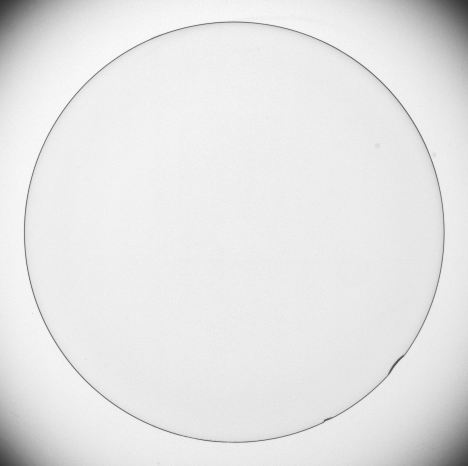
#> input picture contact_lens.tif, 468 x 466 px
$ jupyter execute D_ENG_21_0073_EE_a02.ipynb
#> lines starting #> are read from the running program, lines starting #| are printed output that depends on the picture; after the words box and inside, x2 and y2 are one past the last pixel; in counts of white or black regions, pixels touching at a corner belong together
                                                                         ET3112- Image Processing
                                                                      Assignment 2 - Spatial Filtering

Name - K.V.Wickramanayake
Index No - D/ENG/21/0073/EE
GitHub link - https://github.com/KisajaW/Assignment2.git

Question 01

[cell 1]
import cv2 as cv
import numpy as np
import matplotlib.pyplot as plt

img = cv.imread('contact_lens.tif', cv.IMREAD_REDUCED_GRAYSCALE_2)
#> img is the input picture: shape (466, 468); min 51, max 250, mean 229.6
assert img is not None

# vertical gradient fx using the Sobel kernel
sobel_v = np.array([[-1,-2,-1],[0,0,0],[1,2,1]], np.float32)
img_x = cv.filter2D(img.astype('float'), -1,sobel_v)
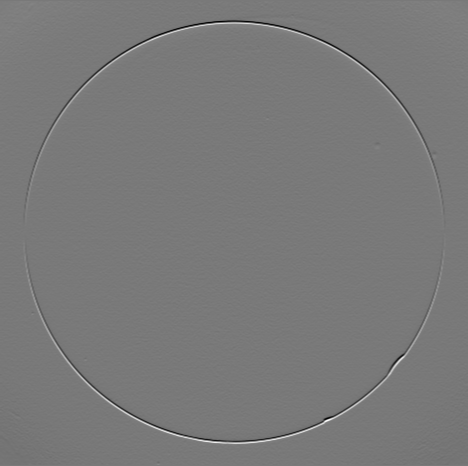
#> img_x: shape (466, 468) float64; min -480, max 527, mean 0; drawn with min black and max white
img_x = cv.normalize(img_x.astype('float'), None, 0, 255.0, cv.NORM_MINMAX)

# horizontal gradient fy using the Sobel kernel
sobel_h = np.array([[-1,0,1],[0,0,0],[1,2,1]], np.float32)
img_y = cv.filter2D(img.astype('float'),-1, sobel_h)
img_y = cv.normalize(img_y.astype('float'),None,0,255.0,cv.NORM_MINMAX)

# Gradient magnitude |fx|+|fy|
img1= cv.addWeighted(np.absolute(img_x),1,np.absolute(img_y),1,0)
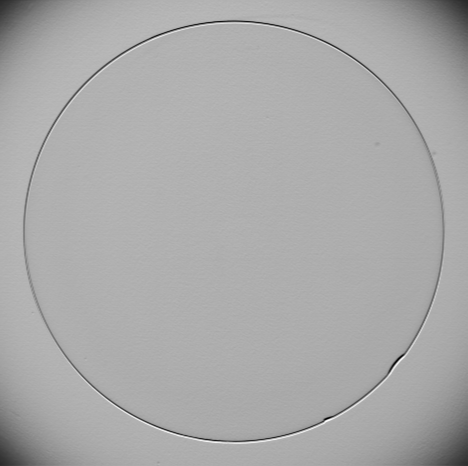
#> img1: shape (466, 468) float64; min 52.91, max 472.9, mean 332.8; drawn with min black and max white

#Plotting the results
fg,ax = plt.subplots(1,3,figsize = (10,5))
ax[0].imshow(img_x, cmap='gray')
ax[0].set_title("Vertical Gradient fx")
ax[1].imshow(img_y, cmap='gray')
ax[1].set_title("Horizontal Gradient fy")
ax[2].imshow(img1, cmap='gray')
ax[2].set_title("Gradient Magnitude")
plt.show()

# Applying Gaussian blur to reduce noise
blur = cv.GaussianBlur(img, (5, 5), 0)
# Applying Canny edge detection to detect the edges of the circular object
edges = cv.Canny(blur, 50, 150)
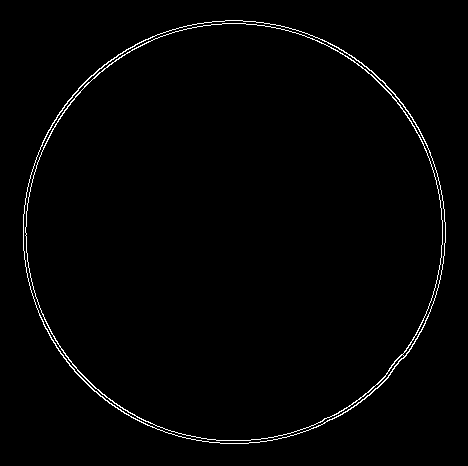
#> edges: shape (466, 468); 1.4% white in thin lines or dots, all inside (x1, y1, x2, y2) = (23, 20, 446, 444)
# Finding the coordinates of the non-zero pixels in the edge image
y_coords, x_coords = np.where(edges != 0)
#> y_coords = 3023 values from 20 to 443; x_coords = 3023 values, max 445 at index 1471, min 23 at index 1436, mean 233.5
# Finding the center of the circular object as the mean of the pixel coordinates
cX = int(np.mean(x_coords))
#> cX = 233
cY = int(np.mean(y_coords))
#> cY = 231
print("Center Coordinates :", "(",cX, "," ,cY,")")
#| Center Coordinates : ( 233 , 231 )
# Calculating the distances of each edge pixel to the center
distances = np.sqrt((x_coords - cX)**2 + (y_coords - cY)**2)
#> distances = 3023 values, max 213.1 at index 2484, min 206.6 at index 926, mean 209.9
# Calculating the diameter of the circular object as twice the maximum distance
diameter = int(2 * np.max(distances))
#> diameter = 426
# Drawing the center and diameter on the original image
cv.circle(img, (cX, cY), 5, (0, 0, 255), -1)
#> img: shape (466, 468); 0.04% of pixels changed, all inside (x1, y1, x2, y2) = (228, 226, 239, 237)
cv.circle(img, (cX, cY), diameter // 2, (0, 255, 0), 2)
cv.putText(img, f"Diameter: {diameter}", (10, 30), cv.FONT_HERSHEY_SIMPLEX, 0.6, (0, 0, 255), 2)
#Result
plt.imshow(cv.cvtColor(img, cv.COLOR_BGR2RGB))
plt.axis('off')
plt.show()

Question 02

[cell 2]
import cv2 as cv
import numpy as np
import matplotlib.pyplot as plt
from mpl_toolkits.mplot3d import Axes3D
from matplotlib import cm
from matplotlib.ticker import LinearLocator, FormatStrFormatter

#Defining the variable regions
y, x = np.arange(-3, 3.1, 0.1), np.arange(-3, 3.1, 0.1)
Y, X = np.meshgrid(x,y)
Z=np.zeros_like(X)
sigma = 1.
#3D Gaussian Kernel
g = 1.0 / (2.0 * np.pi * sigma**2) * np.exp(-(X**2 + Y**2 + Z**2) / (2.0 * sigma**2))

#Derivatives of 3D Gaussian Kernel
g_x = (-X/sigma**2)*g
g_y = (-Y/sigma**2)*g

#Plotting the Kernals
fig = plt.figure(figsize=(12,4))
ax1 = fig.add_subplot(131, projection = '3d')
ax1.set_title("dg/dx")
ax1.plot_surface(X,Y,g_x, cmap='coolwarm')
ax2 = fig.add_subplot(132, projection = '3d')
ax2.set_title("dg/dy")
ax2.plot_surface(X,Y,g_y, cmap='coolwarm')
plt.show()

Question 03

[cell 3]
import numpy as np
import cv2 as cv
from scipy import ndimage
import matplotlib.pyplot as plt

img = cv.imread('zebrahead.jpg', cv.IMREAD_GRAYSCALE)
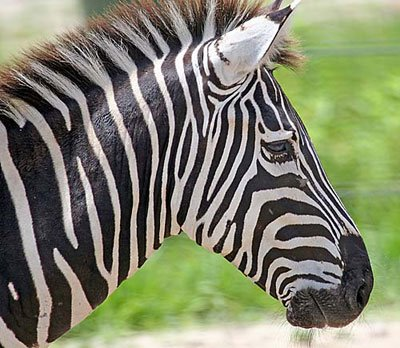
#> input picture zebrahead.jpg, 400 x 348 px
#> img: shape (348, 400); min 0, max 255, mean 126.8

sigma = 1
#Gaussian kernel and its derivatives
g = np.zeros((5*sigma, 5*sigma))
for i in range(5*sigma):
    for j in range(5*sigma):
        x = i - 2*sigma
        y = j - 2*sigma
        g[i, j] = 1/(2*np.pi*sigma**2) * np.exp(-(x**2+y**2)/(2*sigma**2))
g_x = ndimage.convolve(img, -g/sigma**2)
g_y = ndimage.convolve(img, -g.T/sigma**2)

# Plotting the results
fig, axs = plt.subplots(1, 3, figsize=(10, 5))
axs[0].imshow(img, cmap='gray')
axs[0].set_title('sigma = 1')
axs[1].imshow(g_x, cmap='gray')
axs[1].set_title('Partial derivative w.r.t. x')
axs[2].imshow(g_y, cmap='gray')
axs[2].set_title('Partial derivative w.r.t. y')
plt.show()

sigma = 3

#Gaussian kernel and its derivatives
g = np.zeros((5*sigma, 5*sigma))
for i in range(5*sigma):
    for j in range(5*sigma):
        x = i - 2*sigma
        y = j - 2*sigma
        g[i, j] = 1/(2*np.pi*sigma**2) * np.exp(-(x**2+y**2)/(2*sigma**2))
g_x = ndimage.convolve(img, -g/sigma**2)
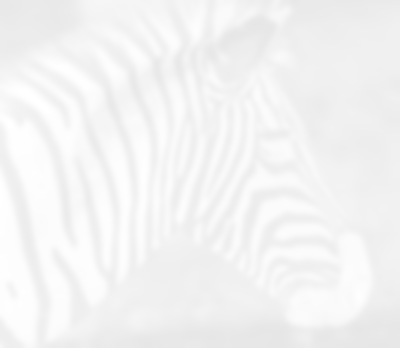
#> g_x: shape (348, 400); min 230, max 255, mean 242.9
g_y = ndimage.convolve(img, -g.T/sigma**2)

# Plotting the results
fig, axs = plt.subplots(1, 3, figsize=(10, 5))
axs[0].imshow(img, cmap='gray')
axs[0].set_title('Sigma = 3')
axs[1].imshow(g_x, cmap='gray')
axs[1].set_title('Partial derivative w.r.t. x')
axs[2].imshow(g_y, cmap='gray')
axs[2].set_title('Partial derivative w.r.t. y')
plt.show()

Question 04

[cell 4]
import cv2 as cv
import numpy as np
import matplotlib.pyplot as plt

# Loading the image
img = cv.imread('daisy.jpg')
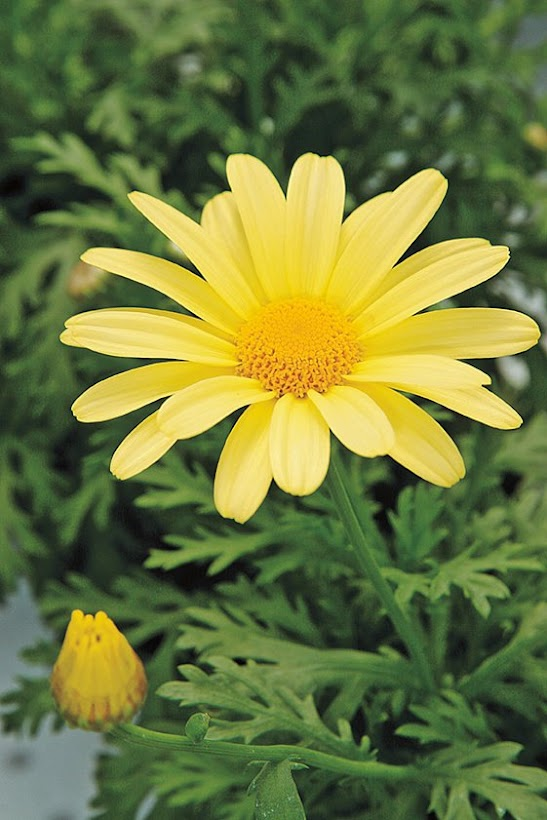
#> input picture daisy.jpg, 547 x 820 px
#> img is the input picture: shape (820, 547, 3); mean B, G, R 60.8, 120.3, 108.5

# Creating a mask with same dimensions as image, and setting everything to background
mask = np.zeros(img.shape[:2], np.uint8)
background = np.zeros((1,65), np.float64)
# Defining the rectangle enclosing the flower
rect = (20, 20, 550, 550)
# Runing the grabCut algorithm
cv.grabCut(img, mask, rect, background, None, 5, cv.GC_INIT_WITH_RECT)
# Creating a new mask with the foreground pixels set to 1, and the background pixels set to 0
new_mask = np.where((mask == cv.GC_FGD) | (mask == cv.GC_PR_FGD), 1, 0).astype('uint8')
# Applying the mask to the original image to get the foreground and background images
foreground = cv.bitwise_and(img, img, mask=new_mask)
background = cv.bitwise_and(img, img, mask=1 - new_mask)

plt.figure(figsize=(10,10))
# Displaying the Original Image
plt.subplot(1,4,1)
plt.imshow(img[:,:,::-1])
plt.title('Original Image')
# Displaying the Final Segmentation Mask
plt.subplot(1,4,2)
plt.imshow(mask)
plt.title('Segmentation Mask')
# Displaying the Foreground Image
plt.subplot(1,4,3)
plt.imshow(foreground[:,:,::-1])
plt.title('Foreground Image')
# Displaying the Background Image
plt.subplot(1,4,4)
plt.imshow(background[:,:,::-1])
plt.title('Background Image')
plt.tight_layout()
plt.show()

# Applying Gaussian blur to the background image
blurred_bg = cv.GaussianBlur(background, (31, 31), 0)
# Combining the foreground image and blurred background image
enhanced_img = cv.addWeighted(foreground, 1, blurred_bg, 0.8, 0)

plt.figure(figsize=(12,6))
# Displaying the original image
plt.subplot(1, 2, 1)
plt.imshow(img[:,:,::-1])
plt.title('Original Image')
plt.axis('off')
# Displaying enhanced image
plt.subplot(1, 2, 2)
plt.imshow(enhanced_img[:,:,::-1])
plt.title('Enhanced Image')
plt.axis('off')

plt.show()

[cell 5]
import cv2 as cv
import numpy as np
import matplotlib.pyplot as plt

#Loding the image
img = cv.imread('Tom.png')
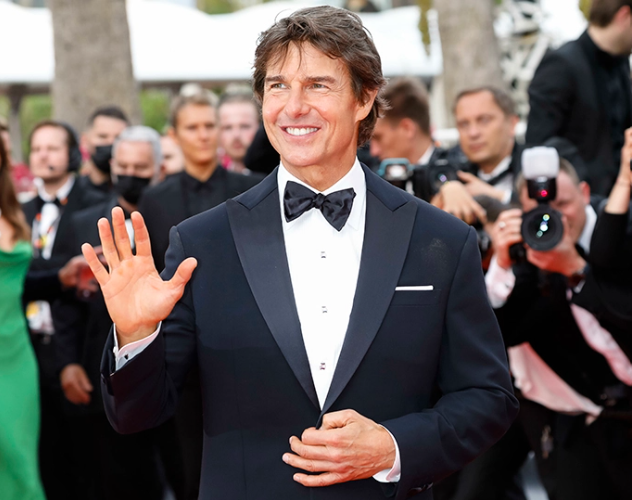
#> input picture Tom.png, 632 x 500 px
#> img is the input picture: shape (500, 632, 3); mean B, G, R 91, 93.9, 102.7

# Creating a mask with same dimensions as image, and setting everything to background
mask = np.zeros(img.shape[:2], np.uint8)
background = np.zeros((1,65), np.float64)
# Defining the rectangle enclosing the flower
rect = (80, 0, 450, 500)
# Runing the grabCut algorithm
cv.grabCut(img, mask, rect, background, None, 5, cv.GC_INIT_WITH_RECT)
# Creating a new mask with the foreground pixels set to 1, and the background pixels set to 0
new_mask = np.where((mask == cv.GC_FGD) | (mask == cv.GC_PR_FGD), 1, 0).astype('uint8')
# Applying the mask to the original image to get the foreground and background images
foreground = cv.bitwise_and(img, img, mask=new_mask)
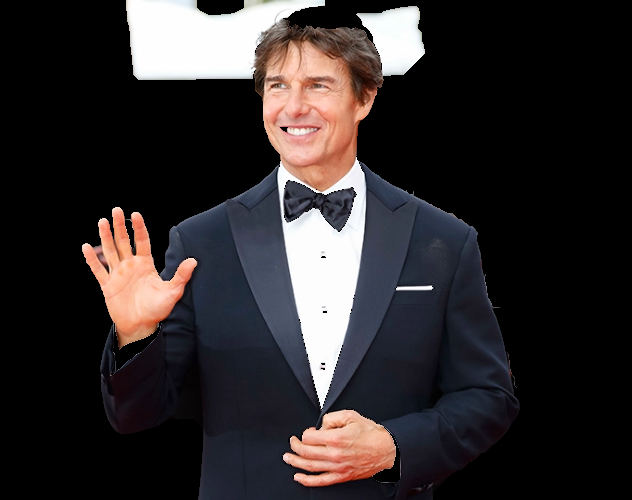
#> foreground: shape (500, 632, 3); mean B, G, R 43.4, 42.4, 47.3
background = cv.bitwise_and(img, img, mask=1 - new_mask)
#> background: shape (500, 632, 3)
# Applying Gaussian blur to the background image
blurred_bg = cv.GaussianBlur(background, (41, 41), 0)
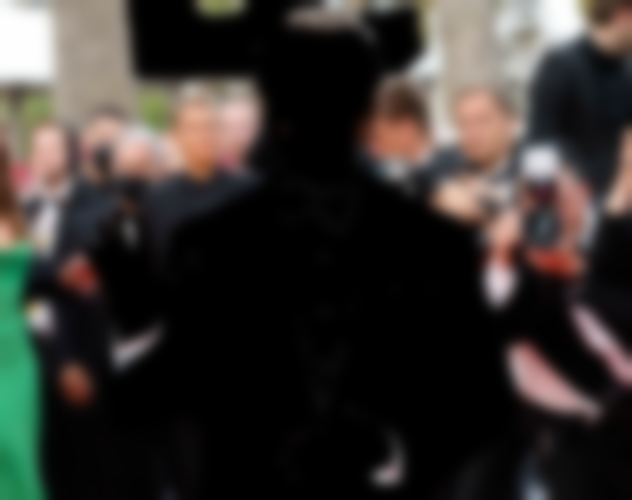
#> blurred_bg: shape (500, 632, 3); mean B, G, R 47.6, 51.5, 55.4
# Combining the foreground image and blurred background image
enhanced_img = cv.addWeighted(foreground, 1, blurred_bg, 0.8, 0)
#> enhanced_img: shape (500, 632, 3)

plt.figure(figsize=(12,6))
# Displaying the original image
plt.subplot(1, 2, 1)
plt.imshow(img[:,:,::-1])
plt.title('Original Image')
# Displaying enhanced image
plt.subplot(1, 2, 2)
plt.imshow(enhanced_img[:,:,::-1])
plt.title('Enhanced Image')

plt.show()
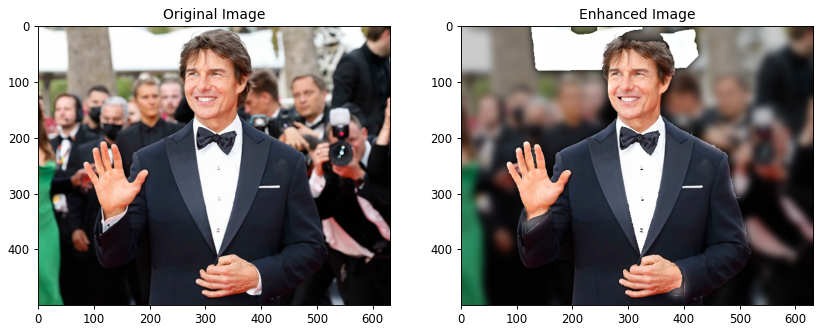
#> figure drawn by matplotlib, 2 panels
